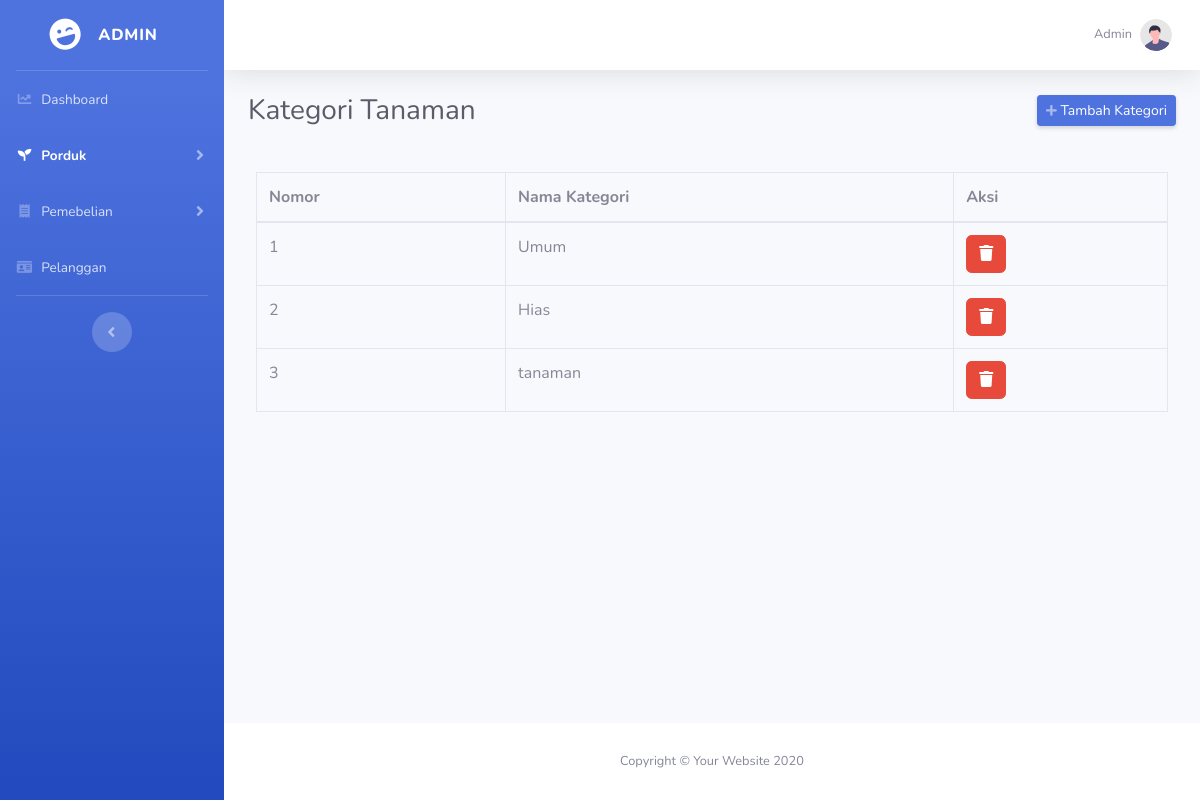
The page /admin/kategori.php on the database its author committed.
### tables this page shows
CREATE TABLE `kategori` (
  `id_kategori` int(5) NOT NULL,
  `kategori` varchar(15) NOT NULL
);

### admin/kategori.php (the view, shortened to what this page needs)
<?php include '../koneksi1.php';?>
<!DOCTYPE html>
<html lang="en">
<head>
</head>
<body id="page-top">
    <div id="wrapper">
    <?php include('sidebar/sidebar_produk.php');?>
        <div id="content-wrapper" class="d-flex flex-column">
        <?php include('topbar.php');?>
            <div id="content">
        <div class="container-fluid">
    <div class="d-sm-flex align-items-center justify-content-between mb-4">
        <h1 class="h3 mb-0 text-gray-800">Kategori Tanaman</h1>
        <a href="tambahkategori.php" class="btn btn-sm btn-primary shadow-sm">
          <i class="fas fa-plus fa-sm text-white-50"></i> Tambah Kategori
        </a>
    </div>
    <div class="row">
        <div class="card-body">
            <div class="table-responsive">
                <table class="table table-bordered" width="100%" cellspacing="0">
                    <thead>
                        <tr>
                            <th>Nomor</th>
                            <th>Nama Kategori</th>
                            <th>Aksi</th>
                        </tr>
                    </thead>
                    <tbody>
                    <?php $nomor=1; ?>
                    <?php $ambil=$koneksi1->query("SELECT * FROM kategori"); ?>
                    <?php while($pecah = $ambil ->fetch_assoc()){ ?>
                        <tr>
                            <td><?php echo $nomor; ?></td>
                            <td><?php echo $pecah['kategori']; ?></td>
                            <td>
                                <a href="hapus_kategori.php?id=<?php echo $pecah['id_kategori'];?>" class="btn btn-danger">
                                    <i class="fa fa-trash"></i>
                                </a>
                            </td>
                        </tr>
                        <?php $nomor++; ?>
                        <?php } ?>
                    </tbody>
                </table>
            </div>
        </div>
    </div>
    </div>
            </div>
            <?php include('footer.php');?>
        </div>
    </div>
</body>
</html>

### rows shown on the page
kategori: kategori "Umum"
kategori: kategori "Hias"
kategori: kategori "tanaman"
